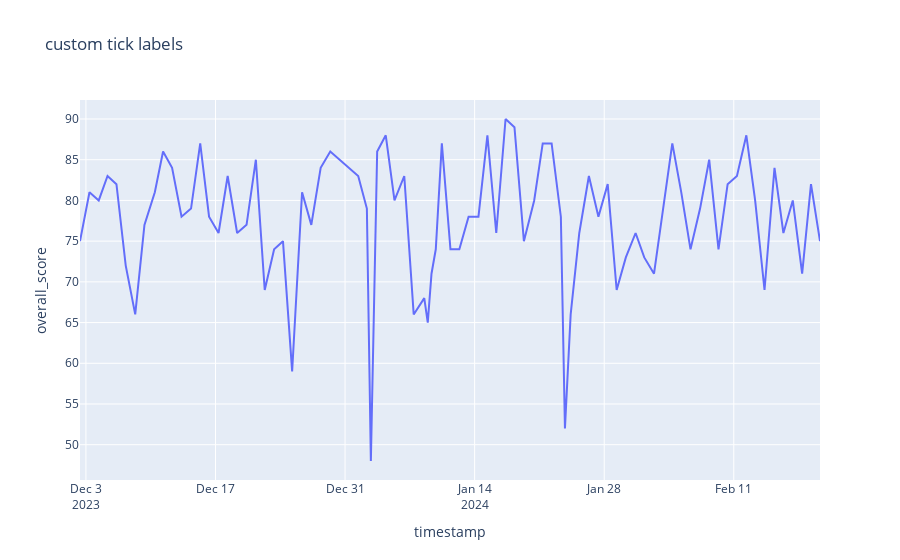

Notebook cell for this chart:
### Code cell
# px.line(sleep, x="timestamp", y='overall_score',
#               title='custom tick labels')
